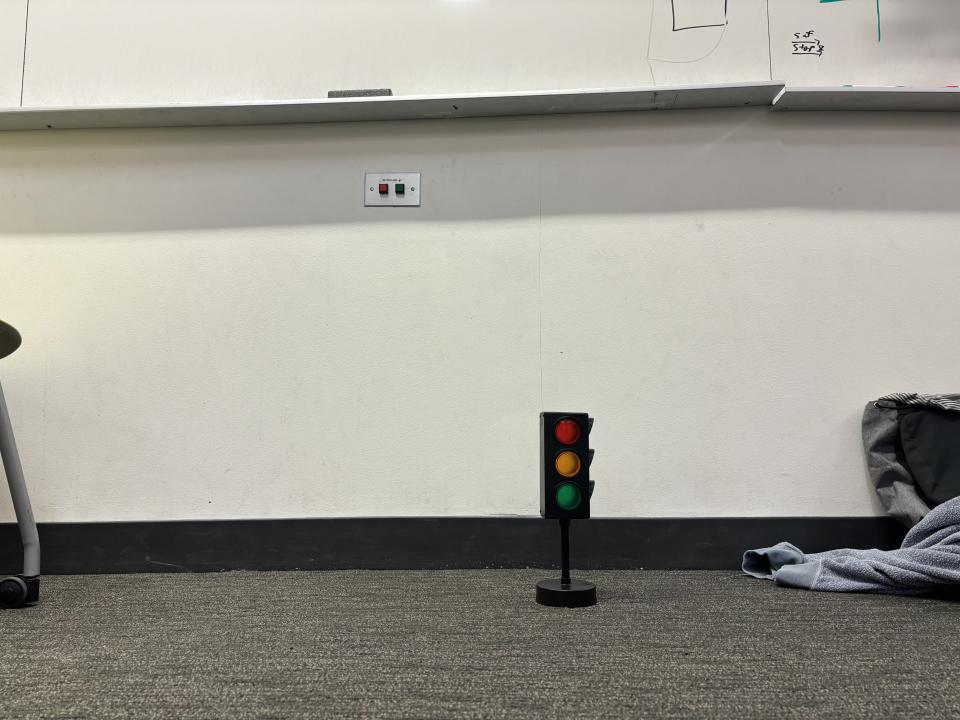
#> input picture luigi_mansion/luigi_mansion/stop_detector/stop_off.jpg, 1920 x 1440 px (shown at 1/2 size)
$ python -i test.py   (imports and definitions only)
#> lines starting #> are read from the running program, lines starting #| are printed output that depends on the picture; after the words box and inside, x2 and y2 are one past the last pixel; in counts of white or black regions, pixels touching at a corner belong together
import cv2
import numpy as np
import sys

def detect_and_draw_line(image_path):
    # Load the PNG image
#> called with image_path = 'stop_off.jpg'
    print("Image path:", image_path)
    cv_img = cv2.imread(image_path)
#> cv_img is the input picture: shape (1440, 1920, 3); mean B, G, R 147.4, 156.1, 158.4

    # Convert BGR image to HSV
    hsv_img = cv2.cvtColor(cv_img, cv2.COLOR_BGR2HSV)
#> hsv_img: shape (1440, 1920, 3); mean H, S, V 30.3, 22.9, 159

    # Define lower and upper bounds for the line color in HSV
    lower_bound = np.array([0, 150, 200])  # Lower bound for white in HSV [0,55,106] to [11,255,255]
    upper_bound = np.array([10, 255, 255])  # Upper bound for white in HSV

    # Ignore the top half of the image
    height,width = cv_img.shape[:2]
#> height = 1440; width = 1920

    #self.get_logger().info(f'Height:{height}')
    top_mask = np.zeros_like(hsv_img[:, :, 0])
    top_mask[height//2:, :] = 255
    mask = cv2.inRange(hsv_img, lower_bound, upper_bound)
#> mask: shape (1440, 1920); every value is 0
    mask = cv2.bitwise_and(mask, top_mask)
    mask_resized = cv2.resize(mask, (800, 600))
#> mask_resized: shape (600, 800); every value is 0
    cv2.imshow("Mask", mask_resized)
    cv2.waitKey(0)
    cv2.destroyAllWindows()
##
    # Apply the Hough Line Transform to detect lines in the masked image


    contours, _ = cv2.findContours(mask, cv2.RETR_EXTERNAL, cv2.CHAIN_APPROX_SIMPLE)
#> contours = []

    # Initialize bounding box
    box = ((0, 0), (0, 0))

    # Iterate through contours and find the bounding box of the largest contour
    if len(contours) > 0:

        largest_contour = max(contours, key=cv2.contourArea)
        print(largest_contour)
        x, y, w, h = cv2.boundingRect(largest_contour)
        box = ((x, y), (x + w, y + h))

        mid_x=(box[0][0]+box[1][0])//2 #takes the middle
        mid_y=(box[1][0]+box[1][1])//2#grabs the point on the bottom of the bounding box

        cv_img = cv2.circle(cv_img, (mid_x, mid_y), 10, (255, 0, 0), -1)


    output_image_path = "output_image.jpeg"
    cv2.imwrite(output_image_path, cv_img)


    img_resized = cv2.resize(cv_img, (800, 600))
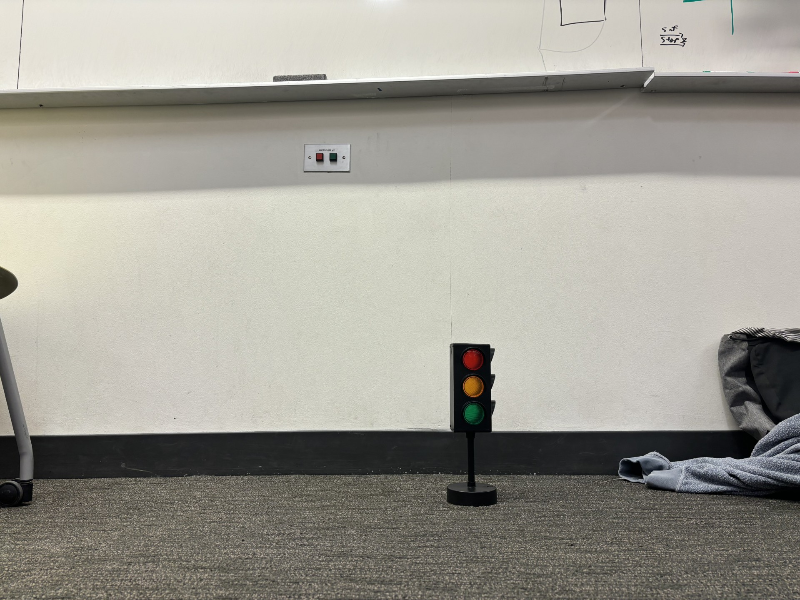
#> img_resized: shape (600, 800, 3); mean B, G, R 147.3, 156, 158.3
    cv2.imshow("Image with dot", img_resized)
    cv2.waitKey(0)
    cv2.destroyAllWindows()
# Path to the PNG image
# [6 lines not run here, left out]

>>> result = detect_and_draw_line('stop_off.jpg')

$ run again, on luigi_mansion/luigi_mansion/stop_detector/sign.jpg
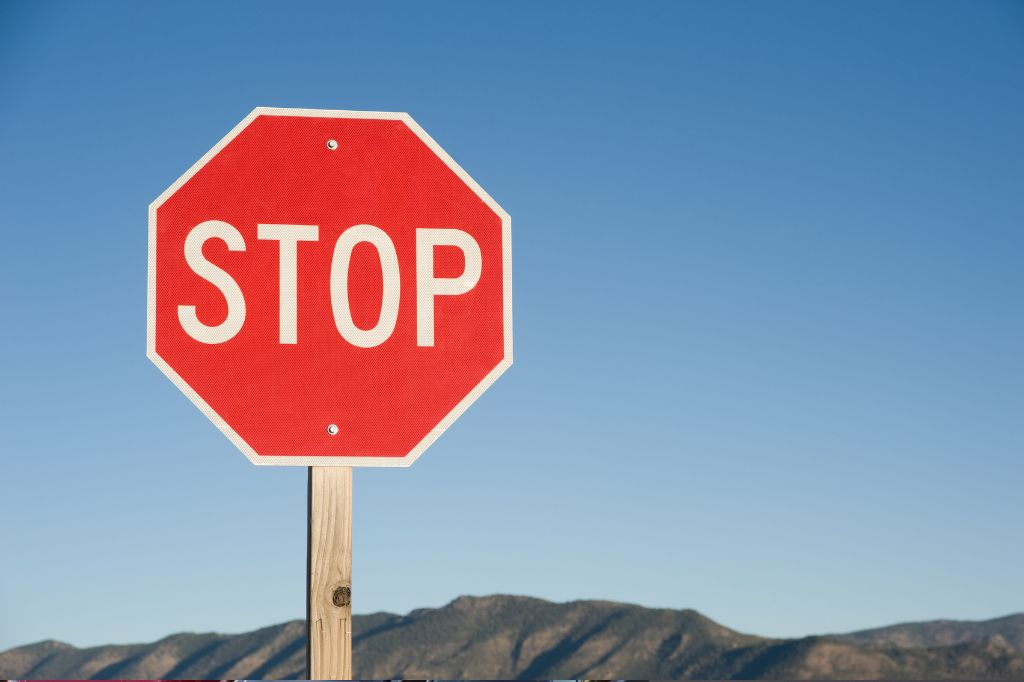
#> input picture luigi_mansion/luigi_mansion/stop_detector/sign.jpg, 1024 x 682 px
#> in detect_and_draw_line, cv_img is the input picture: shape (682, 1024, 3); mean B, G, R 169.1, 143.4, 132.2
#> hsv_img: shape (682, 1024, 3); mean H, S, V 84.8, 109.4, 192.7
#> in detect_and_draw_line, `mask = cv2.inRange(hsv_img, lower_bound, upper_bound)`:
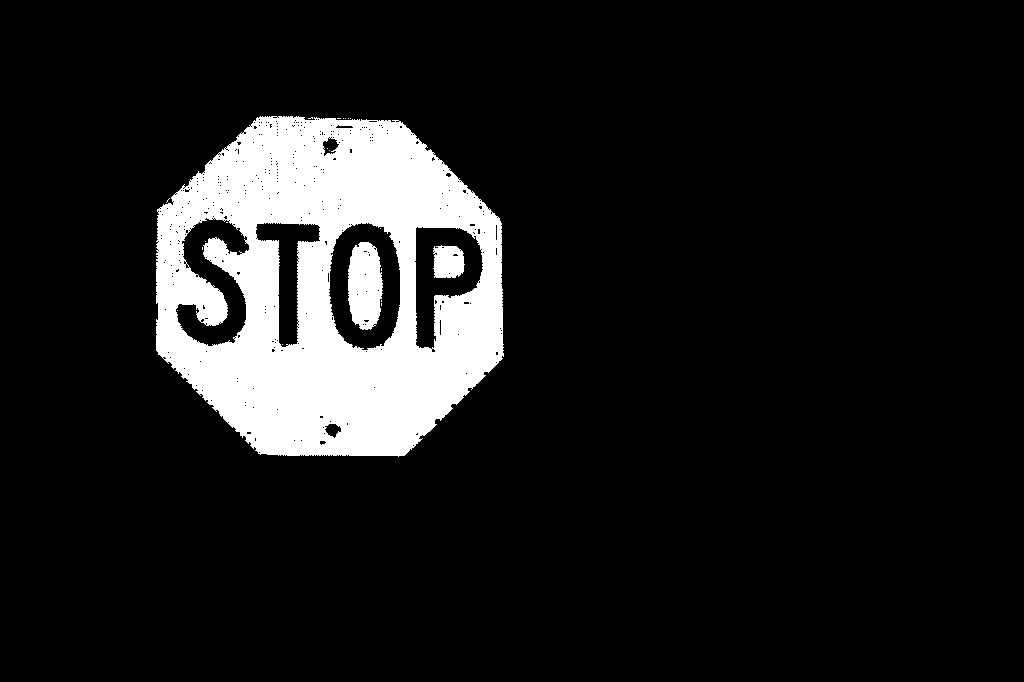
#> mask: shape (682, 1024); 11.3% white; 21 white regions (18 under 20 px), largest, box (x1, y1, x2, y2) and area: (156, 116, 504, 457) 75375, (348, 242, 383, 330) 2467, (433, 245, 465, 278) 887
#> contours = 2 contours, 1 with area under 20; largest, box (x1, y1, x2, y2) and area: (156, 341, 504, 457) 28514
#> largest_contour = contour of 387 points, box (x1, y1, x2, y2) (156, 341, 504, 457), area 28514
#> (printed output is left out)
#> x = 156; y = 341; w = 348; h = 116
#> box = ((156, 341), (504, 457))
#> mid_x = 330
#> mid_y = 480
#> cv_img: shape (682, 1024, 3); 0.05% of pixels changed, all inside (x1, y1, x2, y2) = (320, 470, 341, 491)
#> in detect_and_draw_line, `img_resized = cv2.resize(cv_img, (800, 600))`:
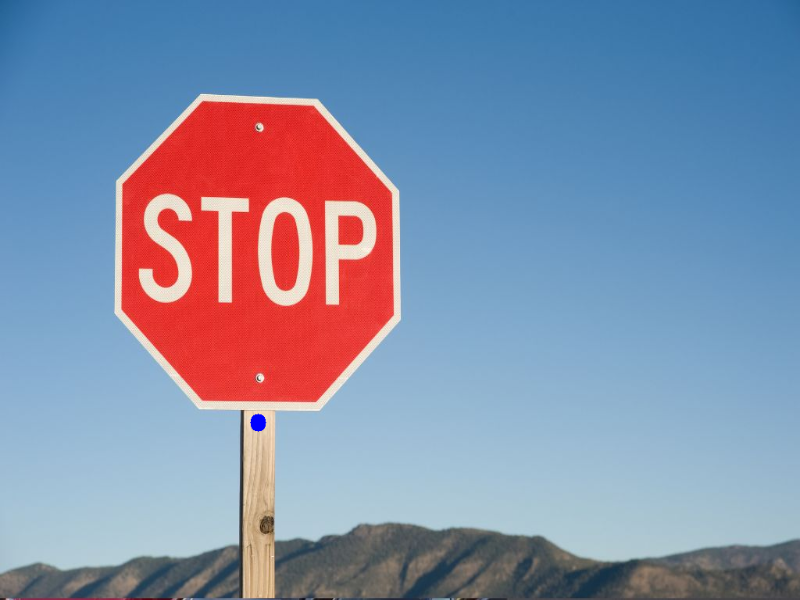
#> img_resized: shape (600, 800, 3); mean B, G, R 169, 143.2, 132

$ run again, on luigi_mansion/luigi_mansion/stop_detector/stop_on.jpg
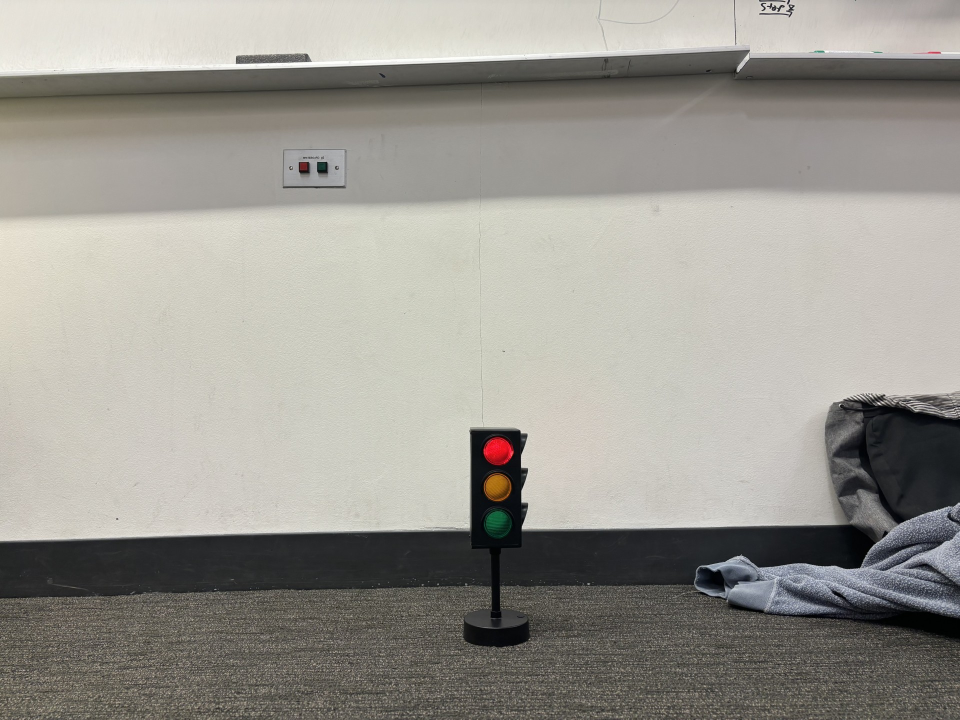
#> input picture luigi_mansion/luigi_mansion/stop_detector/stop_on.jpg, 1920 x 1440 px (shown at 1/2 size)
#> in detect_and_draw_line, cv_img is the input picture: shape (1440, 1920, 3); mean B, G, R 145.4, 152.3, 154.7
#> hsv_img: shape (1440, 1920, 3); mean H, S, V 32, 21.7, 155.5
#> in detect_and_draw_line, `mask = cv2.inRange(hsv_img, lower_bound, upper_bound)`:
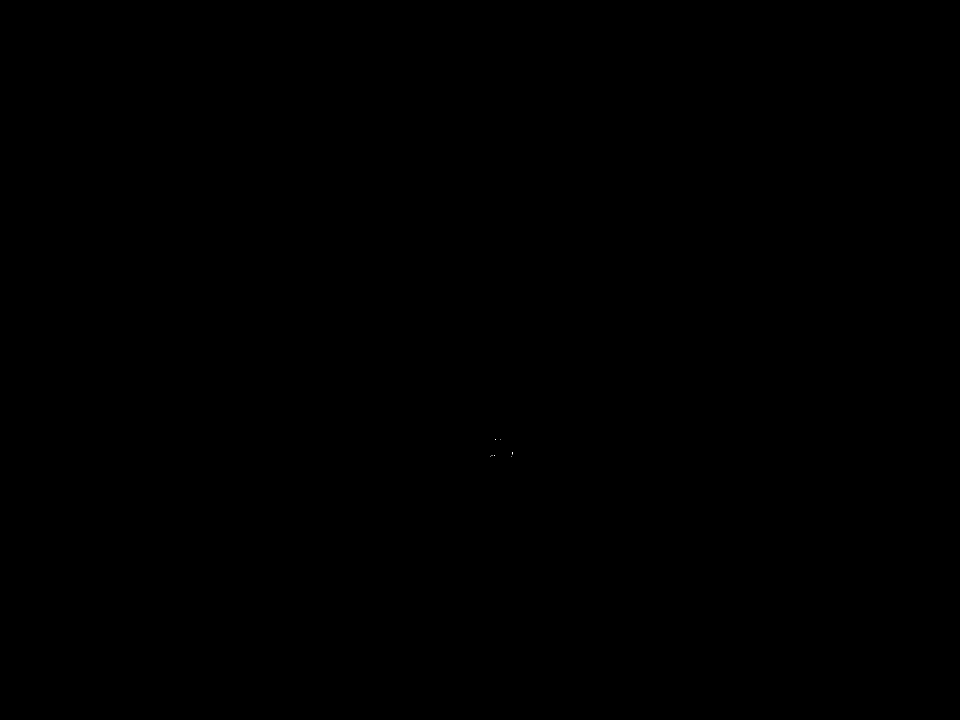
#> mask: shape (1440, 1920) (shown at 1/2 size); 0% white in thin lines or dots, all inside (x1, y1, x2, y2) = (981, 879, 1026, 914)
#> contours = 8 contours, all with area under 20
#> largest_contour = [[1024, 904], [1025, 905], [1025, 906], [1024, 907], [1024, 908], [1025, 907], [1025, 904]]
#| [[[1024  904]]
#|  [[1025  905]]
#|  [[1025  906]]
#|  [[1024  907]]
#|  [[1024  908]]
#|  [[1025  907]]
#> (further printed lines are left out)
#> x = 1024; y = 904; w = 2; h = 5
#> box = ((1024, 904), (1026, 909))
#> mid_x = 1025
#> mid_y = 967
#> cv_img: shape (1440, 1920, 3); 0.01% of pixels changed, all inside (x1, y1, x2, y2) = (1015, 957, 1036, 978)
#> in detect_and_draw_line, `img_resized = cv2.resize(cv_img, (800, 600))`:
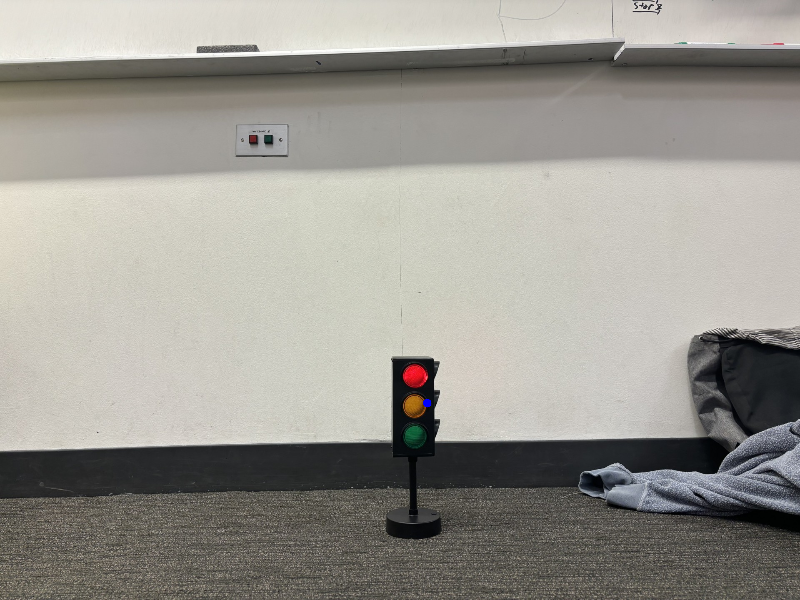
#> img_resized: shape (600, 800, 3); mean B, G, R 145.3, 152.2, 154.6
